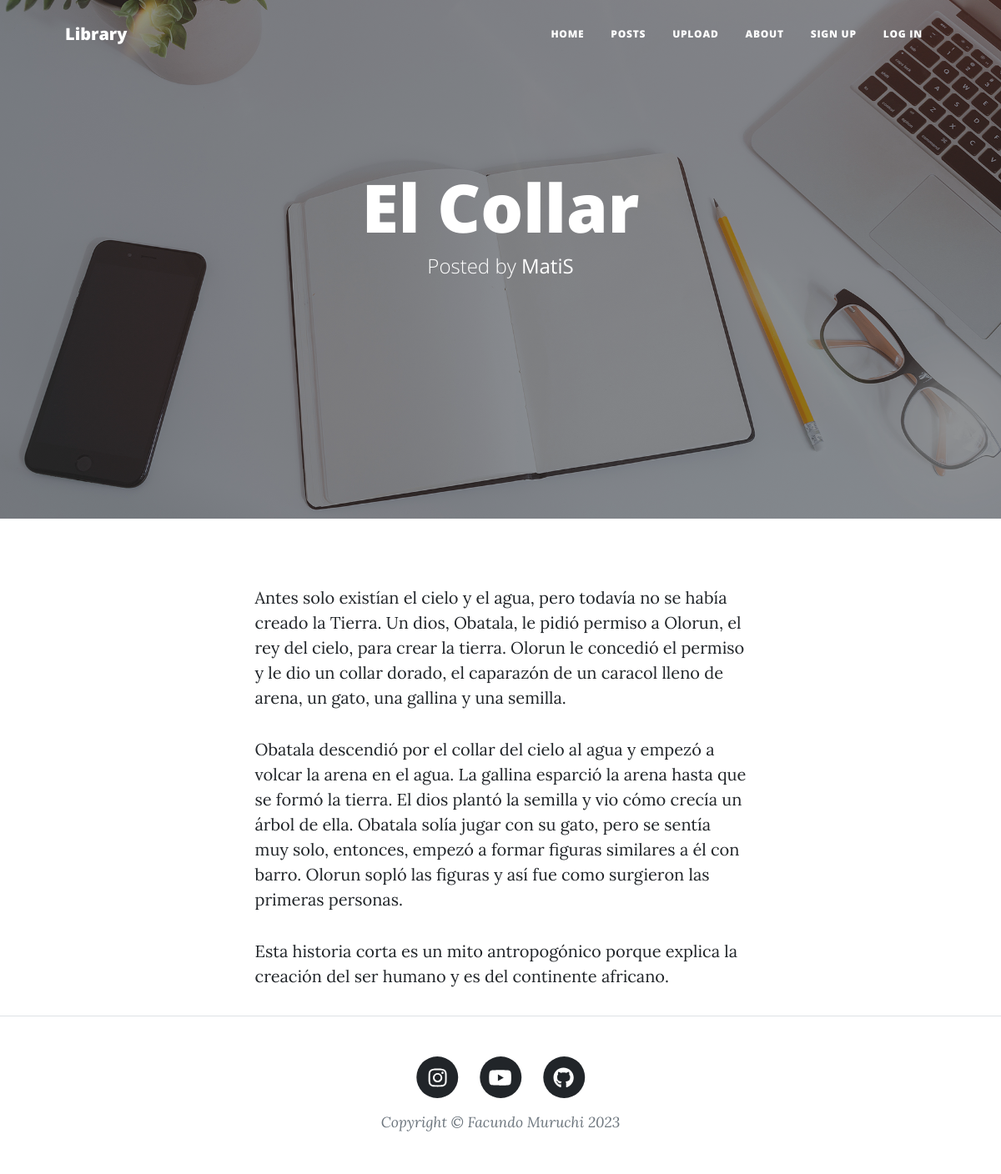
/blog/ver-post/41/, run on the app's committed database.
### blog/models.py (models this page shows, shortened)
class Post(models.Model):
    title = models.CharField(max_length=128)
    text = RichTextField(max_length=5000)
    post = models.IntegerField(choices=[
        (1, "Story"),
        (2, "Poem")
    ])
    date = models.DateTimeField(auto_now=True)
    creator = models.ForeignKey(User, on_delete=models.SET_NULL, null=True)

### blog/views.py (the view)
# urls.py: path("ver-post/<int:pk>/", PostDetailView.as_view(), name="ver_post"),
class PostDetailView(DetailView):
    model = Post
    success_url = reverse_lazy("posts")

### blog/templates/blog/post_detail.html (shortened to what this page needs)
{%extends "base.html"%}
{% block heading %}
<h1>{{object.title}}</h1>
<span class="subheading">Posted by <b>{{object.creator}}</b></span>
{% endblock heading %}
{% block contenido %}
<p>
    {{object.text|safe}}
</p>
{% endblock contenido %}

### data on the page
Post: title "El Collar", creator "MatiS", text "Antes solo existían el cielo y el agua, pero todavía no se había creado la Tierra. Un dios, Obatala, le pidió permiso a Olorun, el rey del cielo, para crear la tierra. Olorun le concedió el permiso y le dio un collar dorado, el caparazón de un caracol lleno de arena, un gato, una gallina y una semilla. Obatala descendió por el collar del cielo al agua y empezó a volcar la arena en el agua. La gallina esparció la arena hasta que se formó la tierra. El dios plantó la semilla y vio cómo crecía un árbol de ella. Obatala solía jugar con su gato, pero se sentía muy solo, entonces, empezó a formar figuras similares a él con barro. Olorun sopló las figuras y así fue como surgieron las primeras…"
